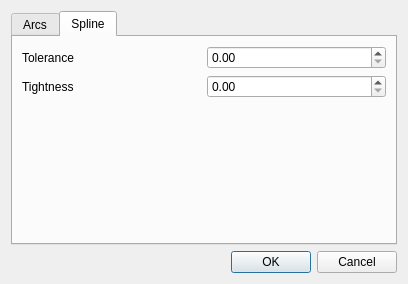
<?xml version="1.0" encoding="UTF-8"?>
<ui version="4.0">
 <class>CadToolsSettings</class>
 <widget class="QDialog" name="CadToolsSettings">
  <property name="geometry">
   <rect>
    <x>0</x>
    <y>0</y>
    <width>408</width>
    <height>284</height>
   </rect>
  </property>
  <property name="sizePolicy">
   <sizepolicy hsizetype="Minimum" vsizetype="Preferred">
    <horstretch>0</horstretch>
    <verstretch>0</verstretch>
   </sizepolicy>
  </property>
  <property name="windowTitle">
   <string>CadTools Settings</string>
  </property>
  <layout class="QGridLayout" name="gridLayout">
   <item row="3" column="0">
    <widget class="QDialogButtonBox" name="buttonBox">
     <property name="enabled">
      <bool>true</bool>
     </property>
     <property name="standardButtons">
      <set>QDialogButtonBox::Cancel|QDialogButtonBox::Ok</set>
     </property>
    </widget>
   </item>
   <item row="0" column="0">
    <widget class="QTabWidget" name="tabWidget">
     <property name="enabled">
      <bool>true</bool>
     </property>
     <property name="tabShape">
      <enum>QTabWidget::Rounded</enum>
     </property>
     <property name="currentIndex">
      <number>1</number>
     </property>
     <property name="elideMode">
      <enum>Qt::ElideLeft</enum>
     </property>
     <widget class="QWidget" name="tabCurves">
      <attribute name="title">
       <string>Arcs</string>
      </attribute>
      <layout class="QGridLayout" name="gridLayout_2">
       <item row="0" column="0">
        <widget class="QGroupBox" name="groupBox">
         <property name="title">
          <string>Feature Segmentation</string>
         </property>
         <layout class="QGridLayout" name="gridLayout_3">
          <item row="0" column="0">
           <layout class="QHBoxLayout" name="horizontalLayout">
            <item>
             <widget class="QRadioButton" name="radioFeaturePitch">
              <property name="text">
               <string>Pitch</string>
              </property>
              <property name="checked">
               <bool>true</bool>
              </property>
             </widget>
            </item>
            <item>
             <widget class="QDoubleSpinBox" name="spinBoxFeaturePitch">
              <property name="enabled">
               <bool>true</bool>
              </property>
              <property name="prefix">
               <string>Millimeter(s) </string>
              </property>
              <property name="decimals">
               <number>1</number>
              </property>
              <property name="maximum">
               <double>100.000000000000000</double>
              </property>
              <property name="value">
               <double>2.000000000000000</double>
              </property>
             </widget>
            </item>
           </layout>
          </item>
          <item row="1" column="0">
           <layout class="QHBoxLayout" name="horizontalLayout_2">
            <item>
             <widget class="QRadioButton" name="radioFeatureAngle">
              <property name="text">
               <string>Angle</string>
              </property>
             </widget>
            </item>
            <item>
             <widget class="QDoubleSpinBox" name="spinBoxFeatureAngle">
              <property name="prefix">
               <string>Degree(s) </string>
              </property>
              <property name="decimals">
               <number>1</number>
              </property>
              <property name="value">
               <double>1.000000000000000</double>
              </property>
             </widget>
            </item>
           </layout>
          </item>
         </layout>
        </widget>
       </item>
       <item row="2" column="0">
        <widget class="QGroupBox" name="groupBox_2">
         <property name="title">
          <string>Rubberband Segmentation</string>
         </property>
         <layout class="QGridLayout" name="gridLayout_4">
          <item row="0" column="0">
           <layout class="QHBoxLayout" name="horizontalLayout_3">
            <item>
             <widget class="QRadioButton" name="radioRubberAngle">
              <property name="text">
               <string>Angle</string>
              </property>
              <property name="checked">
               <bool>true</bool>
              </property>
             </widget>
            </item>
            <item>
             <widget class="QDoubleSpinBox" name="spinBoxRubberAngle">
              <property name="prefix">
               <string>Degree(s) </string>
              </property>
              <property name="decimals">
               <number>1</number>
              </property>
              <property name="value">
               <double>5.000000000000000</double>
              </property>
             </widget>
            </item>
           </layout>
          </item>
         </layout>
        </widget>
       </item>
       <item row="1" column="0">
        <spacer name="verticalSpacer">
         <property name="orientation">
          <enum>Qt::Vertical</enum>
         </property>
         <property name="sizeHint" stdset="0">
          <size>
           <width>20</width>
           <height>40</height>
          </size>
         </property>
        </spacer>
       </item>
      </layout>
     </widget>
     <widget class="QWidget" name="tab2">
      <attribute name="title">
       <string>Spline</string>
      </attribute>
      <layout class="QVBoxLayout" name="verticalLayout">
       <item>
        <layout class="QHBoxLayout" name="horizontalLayout_4">
         <item>
          <widget class="QLabel" name="labelSplineTolerance">
           <property name="text">
            <string>Tolerance</string>
           </property>
          </widget>
         </item>
         <item>
          <widget class="QDoubleSpinBox" name="spinBoxSplineTolerance">
           <property name="sizePolicy">
            <sizepolicy hsizetype="Preferred" vsizetype="Fixed">
             <horstretch>0</horstretch>
             <verstretch>0</verstretch>
            </sizepolicy>
           </property>
           <property name="toolTip">
            <string>Polyline interpolation tolerance in map units.</string>
           </property>
          </widget>
         </item>
        </layout>
       </item>
       <item>
        <layout class="QHBoxLayout" name="horizontalLayout_5">
         <item>
          <widget class="QLabel" name="labelSplineTightness">
           <property name="text">
            <string>Tightness</string>
           </property>
          </widget>
         </item>
         <item>
          <widget class="QDoubleSpinBox" name="spinBoxSplineTightness"/>
         </item>
        </layout>
       </item>
       <item>
        <spacer name="verticalSpacer_2">
         <property name="orientation">
          <enum>Qt::Vertical</enum>
         </property>
         <property name="sizeHint" stdset="0">
          <size>
           <width>20</width>
           <height>40</height>
          </size>
         </property>
        </spacer>
       </item>
      </layout>
     </widget>
    </widget>
   </item>
  </layout>
 </widget>
 <resources/>
 <connections>
  <connection>
   <sender>buttonBox</sender>
   <signal>rejected()</signal>
   <receiver>CadToolsSettings</receiver>
   <slot>reject()</slot>
   <hints>
    <hint type="sourcelabel">
     <x>272</x>
     <y>383</y>
    </hint>
    <hint type="destinationlabel">
     <x>246</x>
     <y>279</y>
    </hint>
   </hints>
  </connection>
  <connection>
   <sender>buttonBox</sender>
   <signal>accepted()</signal>
   <receiver>CadToolsSettings</receiver>
   <slot>accept()</slot>
   <hints>
    <hint type="sourcelabel">
     <x>341</x>
     <y>382</y>
    </hint>
    <hint type="destinationlabel">
     <x>335</x>
     <y>270</y>
    </hint>
   </hints>
  </connection>
 </connections>
</ui>
